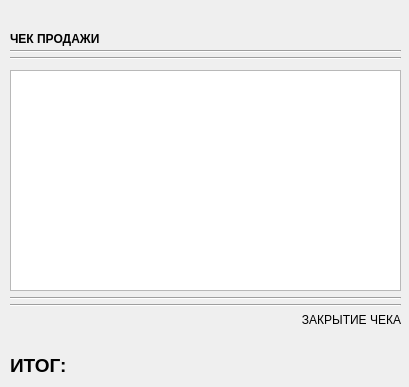
<?xml version="1.0" encoding="UTF-8"?>
<ui version="4.0">
 <class>CheckWindow</class>
 <widget class="QDialog" name="CheckWindow">
  <property name="geometry">
   <rect>
    <x>0</x>
    <y>0</y>
    <width>409</width>
    <height>387</height>
   </rect>
  </property>
  <property name="windowTitle">
   <string>Аптека</string>
  </property>
  <widget class="QLabel" name="lblDate">
   <property name="geometry">
    <rect>
     <x>10</x>
     <y>10</y>
     <width>131</width>
     <height>17</height>
    </rect>
   </property>
   <property name="text">
    <string/>
   </property>
  </widget>
  <widget class="QLabel" name="label">
   <property name="geometry">
    <rect>
     <x>10</x>
     <y>30</y>
     <width>101</width>
     <height>17</height>
    </rect>
   </property>
   <property name="font">
    <font>
     <weight>75</weight>
     <bold>true</bold>
    </font>
   </property>
   <property name="text">
    <string>ЧЕК ПРОДАЖИ</string>
   </property>
  </widget>
  <widget class="Line" name="line">
   <property name="geometry">
    <rect>
     <x>10</x>
     <y>43</y>
     <width>391</width>
     <height>16</height>
    </rect>
   </property>
   <property name="orientation">
    <enum>Qt::Horizontal</enum>
   </property>
  </widget>
  <widget class="Line" name="line_2">
   <property name="geometry">
    <rect>
     <x>10</x>
     <y>50</y>
     <width>391</width>
     <height>16</height>
    </rect>
   </property>
   <property name="orientation">
    <enum>Qt::Horizontal</enum>
   </property>
  </widget>
  <widget class="Line" name="line_3">
   <property name="geometry">
    <rect>
     <x>10</x>
     <y>290</y>
     <width>391</width>
     <height>16</height>
    </rect>
   </property>
   <property name="orientation">
    <enum>Qt::Horizontal</enum>
   </property>
  </widget>
  <widget class="Line" name="line_4">
   <property name="geometry">
    <rect>
     <x>10</x>
     <y>297</y>
     <width>391</width>
     <height>16</height>
    </rect>
   </property>
   <property name="orientation">
    <enum>Qt::Horizontal</enum>
   </property>
  </widget>
  <widget class="QLabel" name="lblDate_2">
   <property name="geometry">
    <rect>
     <x>10</x>
     <y>310</y>
     <width>131</width>
     <height>17</height>
    </rect>
   </property>
   <property name="text">
    <string/>
   </property>
  </widget>
  <widget class="QLabel" name="label_2">
   <property name="geometry">
    <rect>
     <x>280</x>
     <y>310</y>
     <width>121</width>
     <height>20</height>
    </rect>
   </property>
   <property name="text">
    <string>ЗАКРЫТИЕ ЧЕКА</string>
   </property>
   <property name="alignment">
    <set>Qt::AlignRight|Qt::AlignTrailing|Qt::AlignVCenter</set>
   </property>
  </widget>
  <widget class="QLabel" name="label_3">
   <property name="geometry">
    <rect>
     <x>10</x>
     <y>350</y>
     <width>71</width>
     <height>31</height>
    </rect>
   </property>
   <property name="font">
    <font>
     <pointsize>14</pointsize>
     <weight>75</weight>
     <bold>true</bold>
    </font>
   </property>
   <property name="text">
    <string>ИТОГ:</string>
   </property>
  </widget>
  <widget class="QLabel" name="lblSum">
   <property name="geometry">
    <rect>
     <x>310</x>
     <y>350</y>
     <width>91</width>
     <height>31</height>
    </rect>
   </property>
   <property name="font">
    <font>
     <pointsize>14</pointsize>
     <weight>75</weight>
     <bold>true</bold>
    </font>
   </property>
   <property name="text">
    <string/>
   </property>
   <property name="alignment">
    <set>Qt::AlignRight|Qt::AlignTrailing|Qt::AlignVCenter</set>
   </property>
  </widget>
  <widget class="QTableView" name="tableView">
   <property name="geometry">
    <rect>
     <x>10</x>
     <y>70</y>
     <width>391</width>
     <height>221</height>
    </rect>
   </property>
   <property name="editTriggers">
    <set>QAbstractItemView::NoEditTriggers</set>
   </property>
   <property name="selectionMode">
    <enum>QAbstractItemView::NoSelection</enum>
   </property>
   <property name="selectionBehavior">
    <enum>QAbstractItemView::SelectRows</enum>
   </property>
   <property name="showGrid">
    <bool>false</bool>
   </property>
   <property name="gridStyle">
    <enum>Qt::NoPen</enum>
   </property>
  </widget>
 </widget>
 <resources/>
 <connections/>
</ui>
